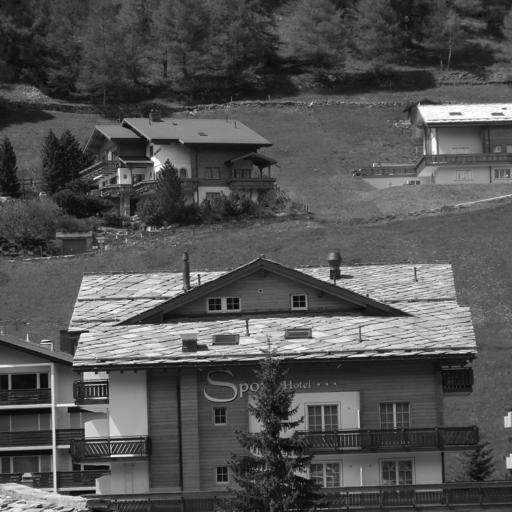
%> input picture pic/b.jpg, 512 x 512 px
$ octave --eval "result = DctHost('pic/b.jpg');"   (GNU Octave 9; MATLAB toolbox functions it lacks are replaced by stand-ins)
%> lines starting %> are read from the running program, lines starting %| are printed output that depends on the picture
function [xm,Rx,dc,host_height,host_width] = DctHost(host)
%> called with host = 'pic/b.jpg'
% Do DCT transform on the host iamge
% Parameters: input:host iamge path:host
% Output: DCT coefficients:xm; Autocorrelation matrix of host image:Rx;
%         DC component:dc; size of host image:host_height,host_width
    host = imread(host);
%> host is the input picture: size 512x512 uint8; min 0, max 255, mean 82.8
    host = im2double(host)*255;
%> host: size 512x512 double
    [host_height,host_width] = size(host);
%> host_height = 512; host_width = 512

    % Do DCT transform on every 8x8 block
    T = dctmtx(8);
    dct = @(block_struct) T*block_struct.data*T';
    host_dct = blockproc(host,[8 8],dct);
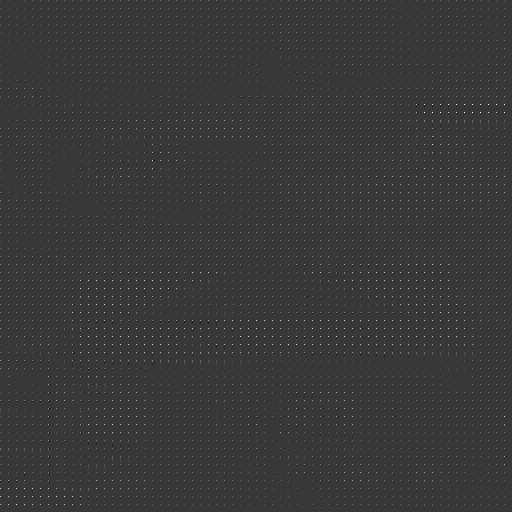
%> host_dct: size 512x512 double; min -546.1, max 1919.3, mean 10.4; drawn with min black and max white
    zigzagscan = @(block_struct) zigzag(block_struct.data);
    x = blockproc(host_dct,[8 8],zigzagscan);

    xm = zeros(64,(host_height/8)*(host_width/8));
    for i = 1:host_height/8
        for j = 1:host_width/8
            xm(:,(i-1)*(host_height/8)+j) = x(i,(j-1)*64+1:j*64);
        end
    end

    dc = xm(1,:);
%> dc = 4096 values, max 1919.3 at index 950, min 104.2 at index 3012, mean 662.1
    [~,w] = size(xm);
%> w = 4096
    tmp = zeros(63,w)+xm(2:64,:);
    xm = tmp;

    % calculate autocorrelation matrix of host image
    Rx = zeros(63,63);
    for i = 1:(host_height/8)*(host_width/8)
        tmp = xm(:,i);
        Rx = Rx + tmp*tmp';
    end
    Rx = Rx/((host_height/8)*(host_width/8));
end

function v = zigzag(a)
% Do a zigzag scan on an 8x8 block,only 8x8 will work
% Parameters: input: 8x8 matrix:a
% Output: 1x64 vector v
   [n,m] = size(a);
   v = zeros([1 64]);
   if(n~=8||m~=8)
      disp('Not a 8x8 matrix!');
      return
   end
   i = 1;   %row
   j = 1;   %column
   k = 1;
   l = 1;   %iteration times
   times = [1 2 3 4 5 6 7 6 5 4 3 2 1];
   while(i~=9 && j~=9)
        v(k) = a(i,j);
        k = k+1;

        if(i==8 && j==7)
            break
        elseif(i==1)
            j = j+1;
            for time = 1:times(l)
                v(k) = a(i,j);
                i = i+1;
                j = j-1;
                k = k+1;
            end
            l = l+1;

        elseif(j==1 && i~=8)
            i = i+1;
            for time = 1:times(l)
                v(k) = a(i,j);
                i = i-1;
                j = j+1;
                k = k+1;
            end
            l = l+1;

        elseif(i==8)
            j = j+1;
            for time = 1:times(l)
                v(k) = a(i,j);
                i = i-1;
                j = j+1;
                k = k+1;
            end
            l = l+1;

        elseif(j==8)
            i = i+1;
            for time = 1:times(l)
                v(k) = a(i,j);
                i = i+1;
                j = j-1;
                k = k+1;
            end
            l = l+1;
        end
   end
   v(63) = a(8,7);
   v(64) = a(8,8);
end
